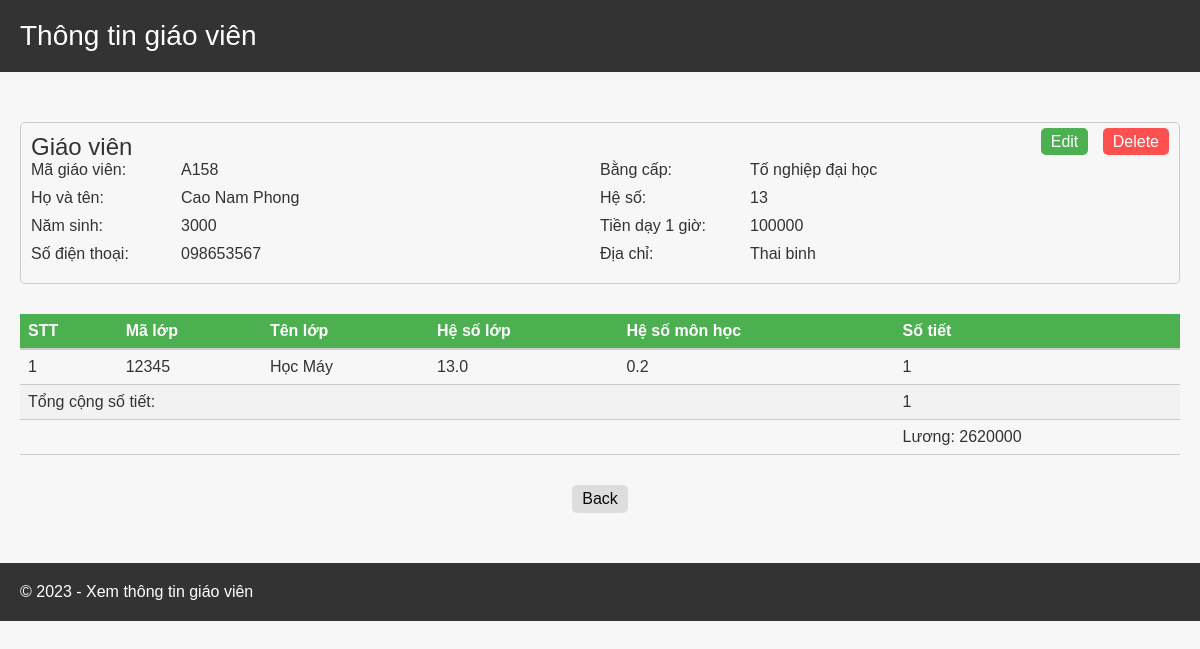
/teacher_infor/4/, run on the app's committed database.
### main_app/models.py (models this page shows, shortened)
class User(AbstractUser):
    full_name = models.CharField(max_length=200, null=False)
    teacher_id = models.CharField(max_length=6, null=False,unique=True)
    year_of_birth = models.IntegerField(null=False,blank=False)
    phone = models.CharField(max_length=10, null=False,unique=True )
    degree = models.FloatField(default=1.3, choices=PRIORITIES)
    salary_per_hour = models.IntegerField(default=100000)
    location = models.CharField(max_length=250,null=False,blank=False)
    USERNAME_FIELD = 'phone'
    REQUIRED_FIELDS = ['username']

class Class(models.Model):
    class_id = models.CharField(max_length=5, null=False,unique=True)
    class_name = models.CharField(max_length=100, null=False,blank=False)
    class_factor = models.FloatField(default=0)
    subject_factor =  models.FloatField(default=0)
    number_of_lessons = models.IntegerField(default=1)
    teacher = models.ForeignKey(User, on_delete=models.CASCADE, null=True)
    objects = models.Manager()

### main_app/views.py (the view)
# urls.py: path('teacher_infor/<str:pk>/', views.teacherInfo, name="teacher-info"),
def teacherInfo(request, pk):
    user = User.objects.get(id=pk)
    _class = Class.objects.filter(teacher=user)
    global salary, total_of_lesson
    salary,total_of_lesson = 0,0
    for cl in _class:
        total_of_lesson += cl.number_of_lessons
        print(salary)
        salary += cl.number_of_lessons*(user.degree + cl.subject_factor + cl.class_factor) * user.salary_per_hour
    salary = int(salary)
    context = {'user':user, 'owner_class':_class, 'salary': salary, 'total_of_lesson': total_of_lesson}
    return render(request,'modules/teacher_info.html',context)

### main_app/templates/modules/teacher_info.html (shortened to what this page needs)
{% extends 'main.html' %}
{% block content %}
<main>
            <div class="teacher-info">
                <div class="info-header">
                    <h2>Giáo viên</h2>
                    <div class="actions">
                        <a class="button edit-teacher" href="{% url 'update-teacher' user.id%}">Edit</a>
                        <a class="button  delete-teacher" href="{% url 'delete-teacher' user.id %}">Delete</a>
                    </div>
                </div>
                <div class="teacher-details">
                    <div class="teacher-row">
                        <span>Mã giáo viên:</span>
                        <span>{{user.teacher_id}}</span>
                    </div>
                    <div class="teacher-row">
                        <span>Bằng cấp:</span>
                        {% if user.degree == 1.3 %}
                            <span> Tốt nghiệp đại học</span>
                        {% elif user.degree == 1.4 %}
                            <span> Thạc sĩ </span>
                        {% elif user.degree == 1.5 %}
                            <span> Tiến sĩ  </span>
                        {% elif uer.degree == 1.6 %}
                            <span> Phó giáo sự  </span>
                        {% elif uer.degree == 1.7 %}
                            <span> Giáo sử  </span>
                        {% else %}
                            <span> Tố nghiệp đại học</span>
                        {% endif %}
                    </div>
                    <div class="teacher-row">
                        <span>Họ và tên:</span>
                        <span>{{user.full_name}}</span>
                    </div>
                    <div class="teacher-row">
                        <span>Hệ số:</span>
                        <span>{{user.degree}}</span>
                    </div>
                    <div class="teacher-row">
                        <span>Năm sinh:</span>
                        <span>{{user.year_of_birth}}</span>
                    </div>
                    <div class="teacher-row">
                        <span>Tiền dạy 1 giờ:</span>
                        <span>{{user.salary_per_hour}}</span>
                    </div>
                    <div class="teacher-row">
                        <span>Số điện thoại:</span>
                        <span>{{user.phone}}</span>
                    </div>
                    <div class="teacher-row">
                        <span>Địa chỉ:</span>
                        <span>{{user.location}}</span>
                    </div>
                </div>
            </div>
            <div class="class-info">
                <table>
                    <thead>
                    <tr>
                        <th>STT</th>
                        <th>Mã lớp</th>
                        <th>Tên lớp</th>
                        <th>Hệ số lớp</th>
                        <th>Hệ số môn học</th>
                        <th>Số tiết</th>
                    </tr>
                    </thead>
                    <tbody>
                       {% for cl in owner_class %}
                       <tr>
                            <td>{{forloop.counter}}</td>
                            <td>{{cl.class_id}}</td>
                            <td>{{cl.class_name}}</td>
                            <td>{{cl.class_factor}}</td>
                            <td>{{cl.subject_factor}}</td>
                            <td>{{cl.number_of_lessons}}</td>
                        </tr>
                       {% endfor %}
                        <tr>
                            <td colspan="5">Tổng cộng số tiết:</td>
                            <td>{{total_of_lesson}}</td>
                        </tr>
                        <tr>
                            <td></td>
                            <td></td>
                            <td></td>
                            <td></td>
                            <td></td>
                            <td>Lương: {{salary}}</td>
                        </tr>
                    </tbody>
                </table>
                <div class="back">
                    <a class="button back" href="{% url 'home' %}">Back</a>
                </div>
            </div>
        </main>
{% endblock %}

### static/styles/style.css (style rules this page uses)
* { margin: 0; padding: 0; box-sizing: border-box; }
body { font-family: Arial, sans-serif; background-color: #F7F7F7; color: #333333; }
a { text-decoration: none; color: #333333; }
h1, h2, h3, h4, h5, h6 { margin: 0; font-weight: normal; }
h2 { font-size: 24px; }
main { padding: 20px; margin: 0; }
table { width: 100%; border-collapse: collapse; }
th, td { padding: 10px; text-align: left; }
th { background-color: #F1F1F1; border-bottom: 2px solid #CCCCCC; }
td { border-bottom: 1px solid #CCCCCC; }
td:last-child, th:last-child { text-align: left; }

### main_app/templates/modules/teacher_info.html (style rules this page uses)
.teacher-info { border: 1px solid #ccc; border-radius: 5px; padding: 10px; margin-bottom: 30px; margin-top: 30px; }
.info-header { display: flex; justify-content: space-between }
.actions .button,button { color: white; border: none; border-radius: 5px; padding: 5px 10px; cursor: pointer; margin-left: 10px; }
.back { text-align: center; }
.actions .button.delete-teacher { background-color: #ff5050; }
.actions .button.edit-teacher { background-color: #4CAF50; }
.teacher-details { display: flex; flex-wrap: wrap; }
.teacher-row { width: 50%; display: flex; margin-bottom: 10px; }
.teacher-row span:first-child { width: 150px; }
.class-info { margin-top: 20px; }
table { border-collapse: collapse; width: 100%; }
th, td { text-align: left; padding: 8px; }
th { background-color: #4CAF50; color: white; }
tr:nth-child(even) { background-color: #f2f2f2; }
.class-info .button { background-color: #ddd; color: rgb(7, 7, 7); border: none; border-radius: 5px; padding: 5px 10px; cursor: pointer; margin-top: 30px; margin-bottom: 30px; display: inline-block; }

### data on the page
User: teacher_id "A158", full_name "Cao Nam Phong", degree "13", year_of_birth "3000", salary_per_hour "100000", phone "098653567", location "Thai binh"
Class: class_id "12345", class_name "Học Máy", class_factor "13.0", subject_factor "0.2", number_of_lessons "1"

### other printed values
{{ total_of_lesson }} "1"
{{ salary }} "2620000"
